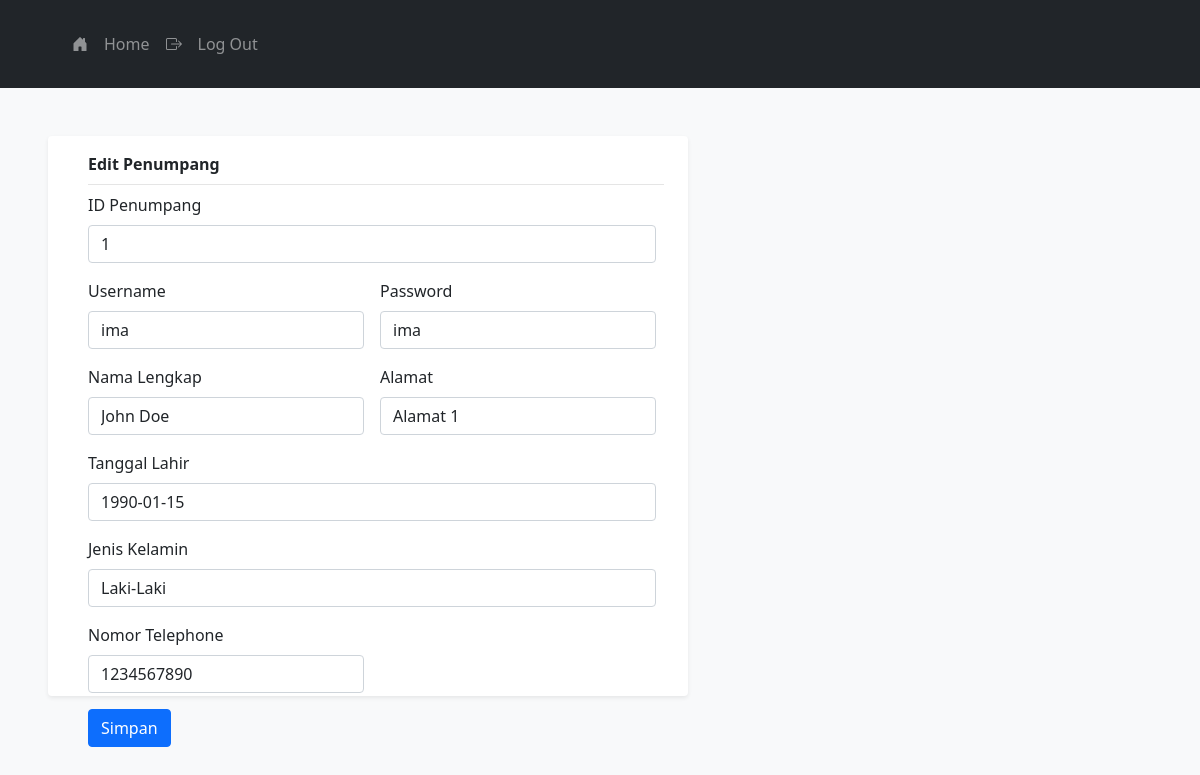
The page /admin/edit_pelanggan.php?id_penumpang=1 (signed in) on the database its author committed.
### tables this page shows
CREATE TABLE `penumpang` (
  `id_penumpang` int(11) NOT NULL,
  `username` varchar(255) NOT NULL,
  `password` varchar(255) NOT NULL,
  `nama_penumpang` varchar(255) NOT NULL,
  `alamat_penumpang` varchar(255) DEFAULT NULL,
  `tanggal_lahir` date DEFAULT NULL,
  `jenis_kelamin` varchar(10) DEFAULT NULL,
  `telefone` varchar(15) DEFAULT NULL
);

### admin/edit_pelanggan.php (the view, shortened to what this page needs)
<!DOCTYPE html>
<html lang="en-GB">
<head>
    <link href="https://cdn.jsdelivr.net/npm/bootstrap@5.3.0-alpha2/dist/css/bootstrap.min.css"
            rel="stylesheet">
    <link href="https://cdn.jsdelivr.net/npm/bootstrap@5.3.0-alpha2/dist/css/bootstrap.min.css"
            rel="stylesheet">
    <link href="/css/bootstrap.min.css" rel="stylesheet">
</head>
<body class="bg-light">
    <?php
        include '../fragments/navbar_admin.php';
    ?>
                <?php
                require '../config/koneksi.php';
                try {
                    $stmt = $pdo->prepare("SELECT * FROM penumpang WHERE id_penumpang=?");
                    $stmt->execute([$_GET["id_penumpang"]]);
                    $row = $stmt->fetch();
                    if(!$row){
                        echo "<p>Data tidak ditemukan</p>";
                    }
                    else{
                        ?>
                        <div class="container ms-5 mt-5 shadow-sm bg-body rounded" style="width: 40rem; height: 35rem;">
                        <div class="pt-3 ms-3 mb-2 fw-bold pb-2" style="border-bottom: 1px solid #e5e5e5;">Edit Penumpang</div>
                            <form class="row g-3 ps-3 pe-2 pb-5" action="edit_pelanggan_action.php" method="POST">
                                <div class="col-12">
                                    <label for="inputAddress" class="form-label">ID Penumpang</label>
                                    <input type="text" class="form-control" id="id_penumpang" name="id_penumpang" value="<?php echo $row["id_penumpang"]; ?>" required>
                                </div>
                                <div class="col-md-6">
                                    <label for="inputEmail4" class="form-label">Username</label>
                                    <input type="text" class="form-control" id="username" name="username" value="<?php echo $row["username"]; ?>" required>
                                </div>
                                <div class="col-md-6">
                                    <label for="inputPassword4" class="form-label">Password</label>
                                    <input type="text" class="form-control" id="password" name="password" value="<?php echo $row["password"]; ?>" required>
                                </div>
                                <div class="col-md-6">
                                    <label for="inputEmail4" class="form-label">Nama Lengkap</label>
                                    <input type="text" class="form-control" id="nama_penumpang" name="nama_penumpang" value="<?php echo $row["nama_penumpang"]; ?>" required>
                                </div>
                                <div class="col-md-6">
                                    <label for="inputPassword4" class="form-label">Alamat</label>
                                    <input type="text" class="form-control" id="alamat_penumpang" name="alamat_penumpang" value="<?php echo $row["alamat_penumpang"]; ?>" required>
                                </div>
                                <div class="col-12">
                                    <label for="inputAddress" class="form-label">Tanggal Lahir</label>
                                    <input type="text" class="form-control" id="tanggal_lahir" name="tanggal_lahir" value="<?php echo $row["tanggal_lahir"]; ?>" required>
                                </div>
                                <div class="col-12">
                                    <label for="inputNama" class="form-label">Jenis Kelamin</label>
                                    <input type="text" class="form-control" id="jenis_kelamin" name="jenis_kelamin" value="<?php echo $row["jenis_kelamin"]; ?>" required>
                                </div>
                                <div class="col-md-6">
                                    <label for="inputCity" class="form-label">Nomor Telephone</label>
                                    <input type="text" class="form-control" id="telefone" name="telefone" value="<?php echo $row["telefone"]; ?>" required>
                                </div>
                                <div class="col-12">
                                    <button type="submit" class="btn btn-primary">Simpan</button>
                                </div>
                            </form>
                        </div>
                        <?php
                    }
                } catch (PDOException $e) {
                    exit("PDO Error: ".$e->getMessage()."<br>");
                }
                ?>
</body>
</html>

### rows shown on the page
penumpang: id_penumpang "1", username "ima", password "ima", nama_penumpang "John Doe", alamat_penumpang "Alamat 1", tanggal_lahir "1990-01-15", jenis_kelamin "Laki-Laki", telefone "1234567890"
